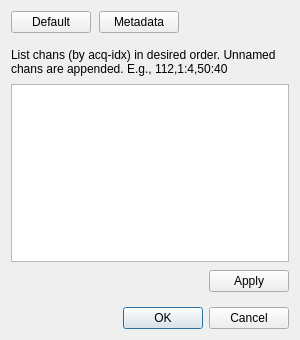
<?xml version="1.0" encoding="UTF-8"?>
<ui version="4.0">
 <class>FVW_MapDialog</class>
 <widget class="QDialog" name="FVW_MapDialog">
  <property name="geometry">
   <rect>
    <x>0</x>
    <y>0</y>
    <width>300</width>
    <height>340</height>
   </rect>
  </property>
  <property name="sizePolicy">
   <sizepolicy hsizetype="MinimumExpanding" vsizetype="MinimumExpanding">
    <horstretch>0</horstretch>
    <verstretch>0</verstretch>
   </sizepolicy>
  </property>
  <property name="minimumSize">
   <size>
    <width>300</width>
    <height>340</height>
   </size>
  </property>
  <property name="windowTitle">
   <string>Edit Sort Order</string>
  </property>
  <layout class="QGridLayout" name="gridLayout_2">
   <property name="verticalSpacing">
    <number>15</number>
   </property>
   <item row="2" column="0">
    <widget class="QDialogButtonBox" name="buttonBox">
     <property name="sizePolicy">
      <sizepolicy hsizetype="Preferred" vsizetype="Preferred">
       <horstretch>0</horstretch>
       <verstretch>0</verstretch>
      </sizepolicy>
     </property>
     <property name="focusPolicy">
      <enum>Qt::StrongFocus</enum>
     </property>
     <property name="orientation">
      <enum>Qt::Horizontal</enum>
     </property>
     <property name="standardButtons">
      <set>QDialogButtonBox::Cancel|QDialogButtonBox::Ok</set>
     </property>
    </widget>
   </item>
   <item row="1" column="0">
    <layout class="QGridLayout" name="gridLayout">
     <property name="verticalSpacing">
      <number>8</number>
     </property>
     <item row="2" column="1">
      <widget class="QPushButton" name="applyBut">
       <property name="sizePolicy">
        <sizepolicy hsizetype="Preferred" vsizetype="Preferred">
         <horstretch>0</horstretch>
         <verstretch>0</verstretch>
        </sizepolicy>
       </property>
       <property name="text">
        <string>Apply</string>
       </property>
      </widget>
     </item>
     <item row="2" column="0">
      <spacer name="horizontalSpacer">
       <property name="orientation">
        <enum>Qt::Horizontal</enum>
       </property>
       <property name="sizeHint" stdset="0">
        <size>
         <width>40</width>
         <height>20</height>
        </size>
       </property>
      </spacer>
     </item>
     <item row="1" column="0" colspan="2">
      <widget class="QPlainTextEdit" name="listTE">
       <property name="sizePolicy">
        <sizepolicy hsizetype="Expanding" vsizetype="Expanding">
         <horstretch>0</horstretch>
         <verstretch>1</verstretch>
        </sizepolicy>
       </property>
       <property name="minimumSize">
        <size>
         <width>0</width>
         <height>0</height>
        </size>
       </property>
       <property name="tabChangesFocus">
        <bool>true</bool>
       </property>
       <property name="placeholderText">
        <string/>
       </property>
      </widget>
     </item>
     <item row="0" column="0" colspan="2">
      <widget class="QLabel" name="label">
       <property name="text">
        <string>List chans (by acq-idx) in desired order. Unnamed chans are appended. E.g., 112,1:4,50:40</string>
       </property>
       <property name="alignment">
        <set>Qt::AlignLeading|Qt::AlignLeft|Qt::AlignTop</set>
       </property>
       <property name="wordWrap">
        <bool>true</bool>
       </property>
      </widget>
     </item>
    </layout>
   </item>
   <item row="0" column="0">
    <layout class="QHBoxLayout" name="horizontalLayout">
     <property name="spacing">
      <number>8</number>
     </property>
     <item>
      <widget class="QPushButton" name="defaultBut">
       <property name="sizePolicy">
        <sizepolicy hsizetype="Preferred" vsizetype="Preferred">
         <horstretch>0</horstretch>
         <verstretch>0</verstretch>
        </sizepolicy>
       </property>
       <property name="text">
        <string>Default</string>
       </property>
      </widget>
     </item>
     <item>
      <widget class="QPushButton" name="metaBut">
       <property name="sizePolicy">
        <sizepolicy hsizetype="Preferred" vsizetype="Preferred">
         <horstretch>0</horstretch>
         <verstretch>0</verstretch>
        </sizepolicy>
       </property>
       <property name="text">
        <string>Metadata</string>
       </property>
      </widget>
     </item>
     <item>
      <spacer name="horizontalSpacer_2">
       <property name="orientation">
        <enum>Qt::Horizontal</enum>
       </property>
       <property name="sizeHint" stdset="0">
        <size>
         <width>40</width>
         <height>20</height>
        </size>
       </property>
      </spacer>
     </item>
    </layout>
   </item>
  </layout>
 </widget>
 <tabstops>
  <tabstop>buttonBox</tabstop>
  <tabstop>defaultBut</tabstop>
  <tabstop>metaBut</tabstop>
  <tabstop>listTE</tabstop>
  <tabstop>applyBut</tabstop>
 </tabstops>
 <resources/>
 <connections>
  <connection>
   <sender>buttonBox</sender>
   <signal>accepted()</signal>
   <receiver>FVW_MapDialog</receiver>
   <slot>accept()</slot>
   <hints>
    <hint type="sourcelabel">
     <x>248</x>
     <y>254</y>
    </hint>
    <hint type="destinationlabel">
     <x>157</x>
     <y>274</y>
    </hint>
   </hints>
  </connection>
  <connection>
   <sender>buttonBox</sender>
   <signal>rejected()</signal>
   <receiver>FVW_MapDialog</receiver>
   <slot>reject()</slot>
   <hints>
    <hint type="sourcelabel">
     <x>316</x>
     <y>260</y>
    </hint>
    <hint type="destinationlabel">
     <x>286</x>
     <y>274</y>
    </hint>
   </hints>
  </connection>
 </connections>
</ui>
